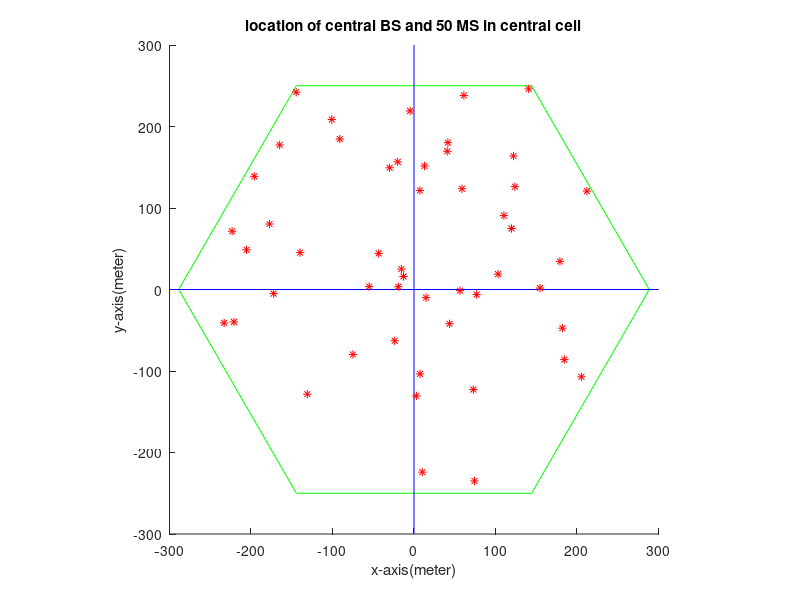
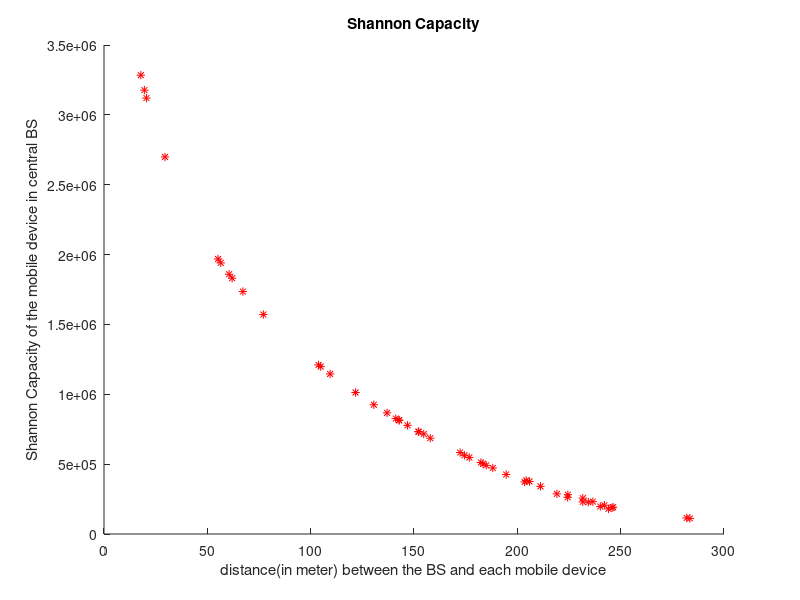
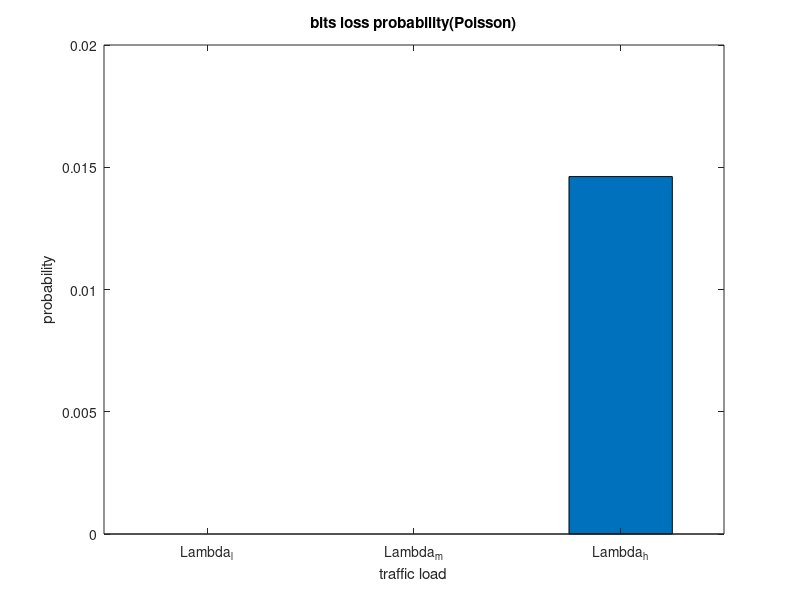

These charts were generated, in order, by the following MATLAB code:
theta = linspace(0,2*pi,7);
D = 500 / (3^0.5);
x_ms(1:50) = 0;
y_ms(1:50) = 0;
x_center(1:19) = 0;
y_center(1:19) = 0;
%====================================%
for i = 1:5
    y_center(i) = -1000 + 500*(i-1);
end
for i = 6:9
    x_center(i) = 1.5*D;
    y_center(i) = -750 + 500*(i-6);
end
for i = 10:13
    x_center(i) = -1.5*D;
    y_center(i) = -750 + 500*(i-10);
end
for i = 14:16
    x_center(i) = 3*D;
    y_center(i) = -500 + 500*(i-14);
end
for i = 17:19
    x_center(i) = -3*D;
    y_center(i) = -500 + 500*(i-17);
end
%==========================================%
hold on
plot(D*cos(theta),D*sin(theta),'g-'); % only plot central cell
axis square;
hold on
plot([-300,300],[0,0],'b');
hold on
plot([0,0],[-300,300],'b');

i = 0;
num = 1;
while i < 50
    x = 2*D*rand(1,2)-D;
    if(abs(x(1))+abs(x(2))/sqrt(3)) <= D && abs(x(2)) <= D*sqrt(3)/2
        x_ms(num+i) = x(1);
        y_ms(num+i) = x(2);
        i = i + 1;
        hold on
        plot(x(1),x(2),'r*');
        end
end
hold off
title('location of central BS and 50 MS in central cell');
xlabel('x-axis(meter)');
ylabel('y-axis(meter)');
%=====================================================%

% interference comes from other BSs
Temperature = 27 + 273;
bandwidth = 10*(10^6);
h_bs = 51.5;
h_ms = 1.5;
power_bs = 10^0.3;
power_ms = 10^-3;
g_trans = 10^1.4;
g_recv = 10^1.4;

SINR(1:50) = 0;
noise = 1.38*(10^-23)*Temperature*(bandwidth/50); %50MS equally divide bandwidth

for device = 1:50
    interference = 0;
    for bs = 1:19
        if bs == 3
            continue
        end
        d = sqrt((x_ms(device)-x_center(bs))^2+(y_ms(device)-y_center(bs))^2);
        interference = interference + (h_bs*h_ms)^2 / d^4 * power_bs * g_trans * g_recv;
    end
    d_central = sqrt(x_ms(device)^2+y_ms(device)^2);
    power = (h_bs*h_ms)^2 / d_central^4 * power_bs * g_trans * g_recv;
    SINR(device) = power / ( interference + noise );
end

C(1:50) = 0; % Shannon Capacity

figure
for device= 1:50
    d_ms = sqrt(x_ms(device)^2+y_ms(device)^2);
    C(device) = (bandwidth/50)*log2(1+SINR(device));
    hold on
    plot(d_ms,C(device),'r*');
end
hold off

title('Shannon Capacity');
xlabel('distance(in meter) between the BS and each mobile device');
ylabel('Shannon Capacity of the mobile device in central BS');

%============================================%
T = 1000;
buffer = 6 * 10^6;
C_in_order = sort(C);
Lambda_l = floor(C_in_order(1));
Lambda_m = floor((C_in_order(25)+C_in_order(26))/2);
Lambda_h = floor(C_in_order(50));
in_buffer(1:3) = 0;
all_traffic(1:3) = 0;
loss(1:3) = 0;

% Lambda_l
X_l = Lambda_l * 50 ;
for t = 1:T 
    in_buffer(1) = in_buffer(1) + X_l;
    for device = 1:50
        traffic_arrival = 0;
        all_traffic(1) = all_traffic(1) + X_l;
        traffic_arrival = exp(-Lambda_l) * (Lambda_l^X_l) / factorial(X_l);
        if traffic_arrival < C(device)
            in_buffer(1) = in_buffer(1) - traffic_arrival;
        else
            in_buffer(1) = in_buffer(1) - C(device);
        end
    end
    
    if in_buffer(1) > buffer
        loss(1) = loss(1) + in_buffer(1) - buffer;
        in_buffer(1) = buffer;
    end
end

% Lambda_m
X_m = Lambda_m * 50 ;
for t = 1:T 
    in_buffer(2) = in_buffer(2) + X_m;
    for device = 1:50
        traffic_arrival = 0;
        all_traffic(2) = all_traffic(2) + X_m;
        traffic_arrival = exp(-Lambda_m) * (Lambda_m^X_m) / factorial(X_m);
        if traffic_arrival < C(device)
            in_buffer(2) = in_buffer(2) - traffic_arrival;
        else
            in_buffer(2) = in_buffer(2) - C(device);
        end
    end
    
    if in_buffer(2) > buffer
        loss(2) = loss(2) + in_buffer(2) - buffer;
        in_buffer(2) = buffer;
    end
end
     
% Lambda_h
X_h = Lambda_h * 50 ;
for t = 1:T 
    in_buffer(3) = in_buffer(3) + X_h;
    for device = 1:50
        traffic_arrival = 0;
        all_traffic(3) = all_traffic(3) + X_h;
        traffic_arrival = exp(-Lambda_h) * (Lambda_h^X_h) / factorial(X_h);
        if traffic_arrival < C(device)
            in_buffer(3) = in_buffer(3) - traffic_arrival;
        else
            in_buffer(3) = in_buffer(3) - C(device);
        end
    end
    
    if in_buffer(3) > buffer
        loss(3) = loss(3) + in_buffer(3) - buffer;
        in_buffer(3) = buffer;
    end
end

loss_prob(1:3) = 0;

for i = 1:3
    loss_prob(i) = loss(i) / all_traffic(i); 
end

Lambda = [ Lambda_l , Lambda_m , Lambda_h ];

figure
bar(loss_prob,0.5);
set(gca,'XTickLabel',{'Lambda_l','Lambda_m','Lambda_h'});
title('bits loss probability(Poisson)');
xlabel('traffic load');
ylabel('probability');